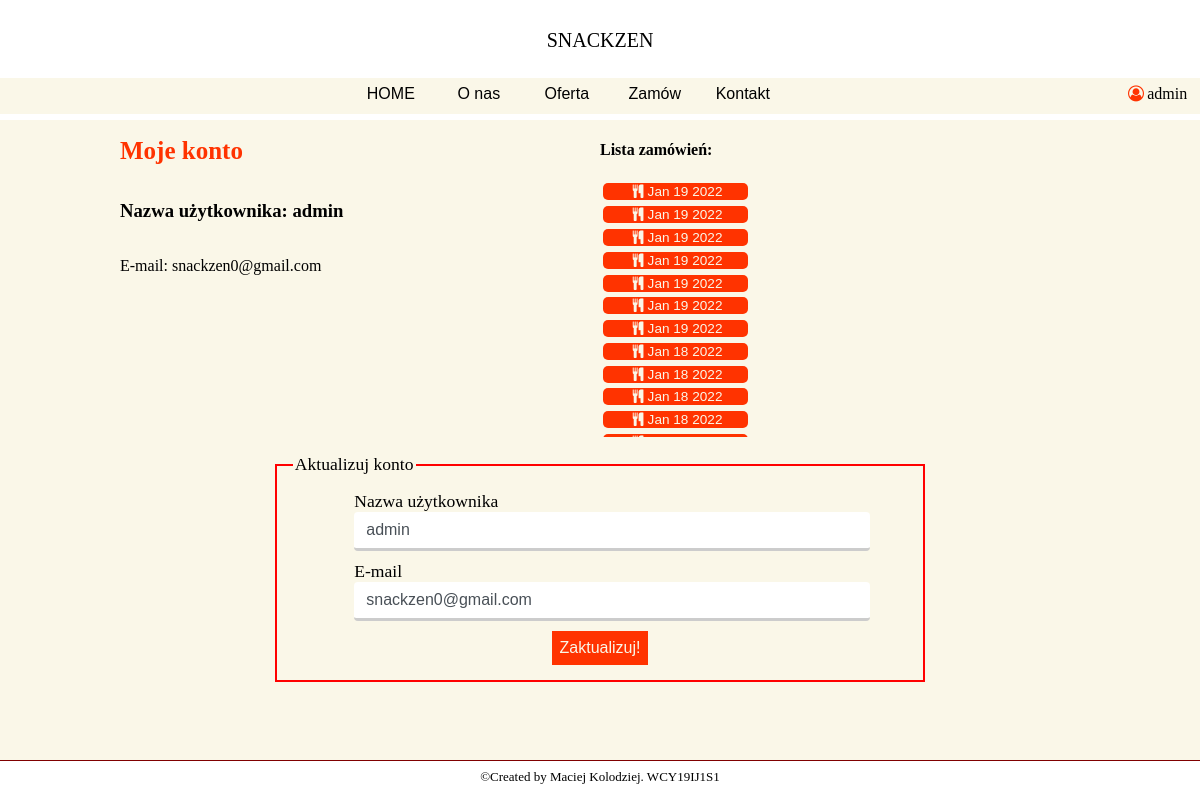
Page /account (signed in) on the committed database.
### Restaurant/models.py (models this page shows, shortened)
class User(db.Model, UserMixin):
    id = db.Column(db.Integer, primary_key=True)
    username = db.Column(db.String(20), unique=True, nullable=False)
    email = db.Column(db.String(120), unique=True, nullable=False)
    password = db.Column(db.String(60), unique=True)

class CustomerOrder(db.Model):
    id = db.Column(db.Integer, primary_key=True)
    invoice = db.Column(db.String(20), unique=True, nullable=False)
    status = db.Column(db.String(20), default='Niewiadomo', nullable=False)
    customer_id = db.Column(db.String(20), unique=False, nullable=False)
    date_created = db.Column(db.DateTime, default=datetime.utcnow, nullable=False)
    orders = db.Column(JsonEcodedDict)

### Restaurant/routes.py (the view)
@app.route("/account", methods=['GET', 'POST'])
@login_required
def account():
    form = UpdateAccountForm()
    orders = CustomerOrder.query.filter_by(customer_id=current_user.id).order_by(CustomerOrder.date_created.desc())
    if form.validate_on_submit():
        current_user.username = form.username.data
        current_user.email = form.email.data
        db.session.commit()
        flash('Twoje konto zostało zaktualizowane!','success')
        return redirect(url_for('account'))
    elif request.method == 'GET':
        form.username.data = current_user.username
        form.email.data = current_user.email
    return render_template('Account.html', title='Account', menu=menu, form=form, orders=orders)

### Restaurant/forms.py (shortened to what this page needs)
class UpdateAccountForm(FlaskForm):
    username = StringField('Nazwa użytkownika', validators=[DataRequired(), Length(min=2, max=20)])
    email = StringField('E-mail', validators=[DataRequired(), Email()])
    submit = SubmitField('Zaktualizuj!')

### Restaurant/models.py (called while the page is built)
@login_manager.user_loader
def load_user(user_id):
    return User.query.get(int(user_id))

    def process_result_value(self, value, dialect):
        if value is None:
            return {}
        else:
            return json.loads(value)

### Restaurant/templates/Account.html (shortened to what this page needs)
{% extends "layout.html" %}
{% block content %}
    <div id="information-box2">
    <div class="information-box-content4">
        <div class="information-box-content-text3">
            <h1>Moje konto</h1>
            <h3>Nazwa użytkownika: {{ current_user.username }}</h3>
            <p>E-mail: {{ current_user.email }}</p>
        </div>
    <div class="information-box-content-text3">
        <h4>Lista zamówień:</h4>
        <div class="information-box-content-menu">
            {% for order in orders %}
                <form action="orders/{{ order.invoice }}">
                    <button class="btn2" type='submit' ><i class="icon-food"></i>{{ order.date_created.strftime("%b %d %Y") }}</button>
                </form>
            {% endfor %}
        </div>
    </div>
    </div>
    <div class="information-box-content4">
        <form method="post" action="" class ='form-group-text'>
            <fieldset class ='form-group'>
                    <legend>Aktualizuj konto</legend>
                    <div class="form-group-element">
                        {{ form.username.label(class="form-control-label") }}
                        {% if form.username.errors %}
                            {{ form.username(class="form-control form-control-lg is-invalid") }}
                            <div class="invalid-feedback">
                                {% for error in form.username.errors %}
                                    <span>{{ error }}</span>
                                {% endfor %}
                            </div>
                        {% else %}
                            {{ form.username(class="form-control form-control-lg") }}
                        {% endif %}
                    </div>
                    <div class="form-group-element">
                        {{ form.email.label(class="form-control-label") }}
                        {% if form.email.errors %}
                            {{ form.email(class="form-control form-control-lg is-invalid") }}
                            <div class="invalid-feedback">
                                {% for error in form.email.errors %}
                                    <span>{{ error }}</span>
                                {% endfor %}
                            </div>
                        {% else %}
                            {{ form.email(class="form-control form-control-lg") }}
                        {% endif %}
                    </div>
                    <div class ="form-group-btn">
                         {{ form.submit(class="btn") }}
                     </div>
            </fieldset>
        </form>
    </div>
    </div>
{% endblock %}

### Restaurant/templates/layout.html (shortened to what this page needs)
<!DOCTYPE html>
<html lang="en">
<head>
    <link rel= "stylesheet" type= "text/css" href= "{{ url_for('static',filename='styles/style.css') }}">
    <link rel= "stylesheet" type= "text/css" href= "{{ url_for('static',filename='styles/fontello.css') }}">
</head>
<body>
    <div id="top-bar">
        <div id="res_name">
            <p>SNACKZEN</p>
        </div>
        <div id="contest-menu">
            {% for el in menu %}
                <a class="contest-menu-element" href="{{ el.url }}">{{ el.name }} </a>
            {% endfor %}
            {% if current_user.is_authenticated %}
                <div class="contest-menu-element-user">
            <a><i class="icon-user"></i></a>{{ current_user.username }}
            </div>
            {% endif %}
        </div>
    </div>
{% block content %}{% endblock %}
    <footer>
        <p>©Created by Maciej Kolodziej. WCY19IJ1S1</p>
    </footer>
</body>
</html>

### Restaurant/static/styles/style.css (style rules this page uses)
body { margin: 0px; height: 100vh; width: 100%; background-color: white; overflow: hidden; }
footer { border-top: groove; border-top-color: #800000; border-width: thin; text-align: center; font-size: small; }
form { width: 100%; display: grid; grid-template-columns: auto auto; grid-gap: 1%; }
footer p { margin-top: 8px; }
input[type=text],input[type=password], input[type=tel] { width: 100%; box-sizing: content-box; border: none; border-bottom: 3px solid #ccc; -webkit-transition: 0.5s; transition: 0.5s; outline: none; }
#top-bar { position: relative; width: 100%; height: 15%; background-color: white; }
#res_name { position: absolute; bottom: 40%; display: inline-block; vertical-align: middle; text-align: center; width: 100%; font-size: 20px; font-weight: lighter; }
#contest-menu { position: absolute; bottom: 5%; background-color: rgb(250,247, 232); text-align: center; width: 100%; height: 30%; }
.contest-menu-element { font-family: Arial Narrow, sans-serif; width: 7%; text-align: center; color: black; display: inline-block; height: 100%; line-height: 2; text-decoration: none; }
.contest-menu-element-user { margin-left: 28%; margin-right: -28%; text-align: center; color: black; display: inline-block; justify-content: right; height: 100%; line-height: 2; text-decoration: none; }
#information-box2 { height: 80%; width: 100%; background-color: rgb(250,247, 232); display: flex; flex-direction: column; justify-content: center; text-align: center; }
#information-box2 h1 { font-size: 25px; color: #ff3300; }
.form-group { display: flex; row-gap: 10px; text-align: left; align-items: center; flex-direction: column; justify-content: space-around; width: 80%; padding: 2%; border-color: #F00; border-style: solid; }
.form-group-element { display: flex; flex-direction: column; justify-content: space-around; width: 80%; }
.form-group-btn { display: flex; justify-content: space-around; width: 20%; }
.form-group-text { font-size: 1.1rem; display: flex; row-gap: 10px; height: 80%; text-align: left; align-items: center; flex-direction: column; justify-content: space-around; width: 80%; }
.information-box-content4 { align-self: center; width: 80%; height: 50%; display: flex; flex-direction: row; justify-content: space-around; }
.information-box-content-text3 { width: 50%; display: flex; flex-direction: column; text-align: left; overflow-y: auto; }
.information-box-content-menu { width: 100%; height: 80%; display: flex; flex-direction: column; align-items: center; overflow-y: auto; }
.icon-user { color: #ff3300; }
.form-control { width:100%; padding:.375rem .75rem; font-size:1rem; line-height:1.5; color:#495057; background-clip:padding-box; border:1px solid #ced4da; border-radius:.25rem; transition:border-color .15s ease-in-out,box-shadow .15s ease-in-out }
.btn { font-size: 1rem; background-color: #ff3300; color: rgb(250,247, 232); border: maroon; padding: .5rem; }
.btn2 { width: 50%; margin: 1%; font-size: .85rem; background-color: #ff3300; color: rgb(250,247, 232); border: maroon; border-radius: 5px; }

### rows in the picture
User: username "admin", email "snackzen0@gmail.com"
CustomerOrder: date_created "Jan 19 2022"
CustomerOrder: date_created "Jan 19 2022"
CustomerOrder: date_created "Jan 19 2022"
CustomerOrder: date_created "Jan 19 2022"
CustomerOrder: date_created "Jan 19 2022"
CustomerOrder: date_created "Jan 19 2022"
CustomerOrder: date_created "Jan 19 2022"
CustomerOrder: date_created "Jan 18 2022"
CustomerOrder: date_created "Jan 18 2022"
CustomerOrder: date_created "Jan 18 2022"
CustomerOrder: date_created "Jan 18 2022"

### other values in the picture
{{ el.name }} "HOME" "O nas" "Oferta" "Zamów" "Kontakt"
